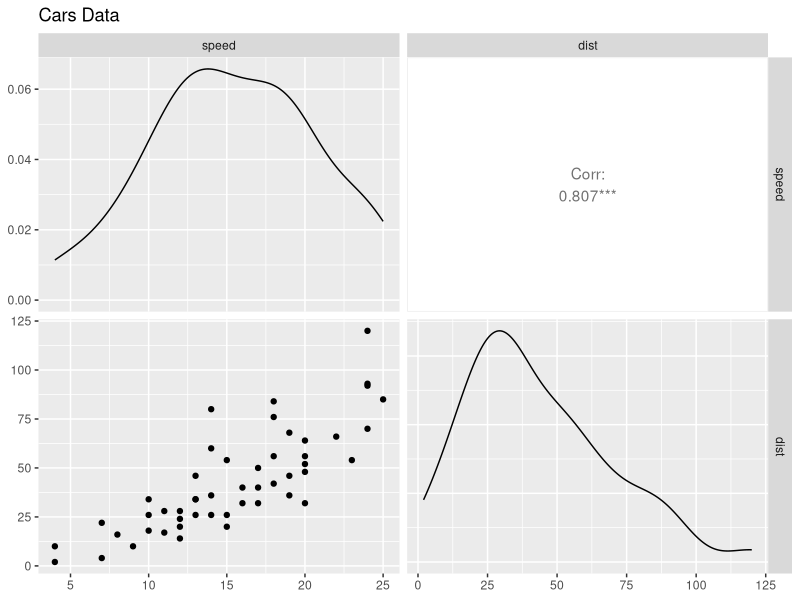
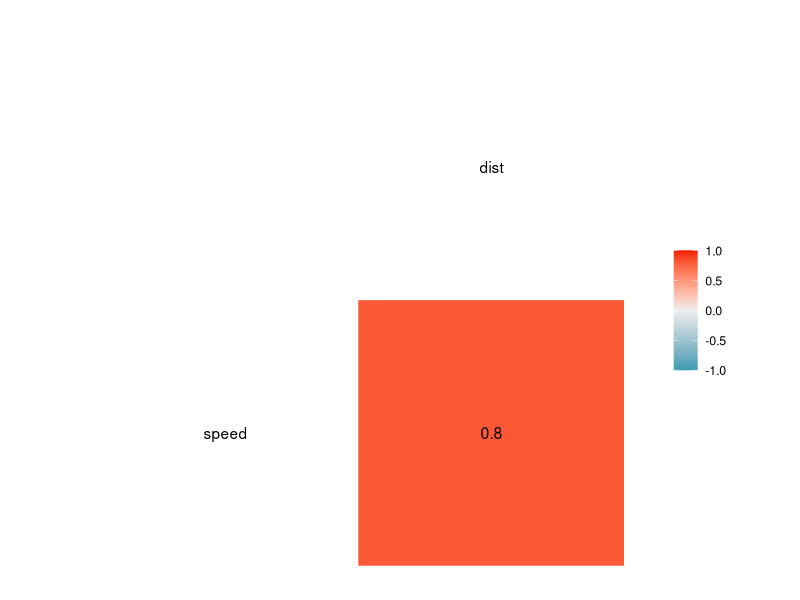
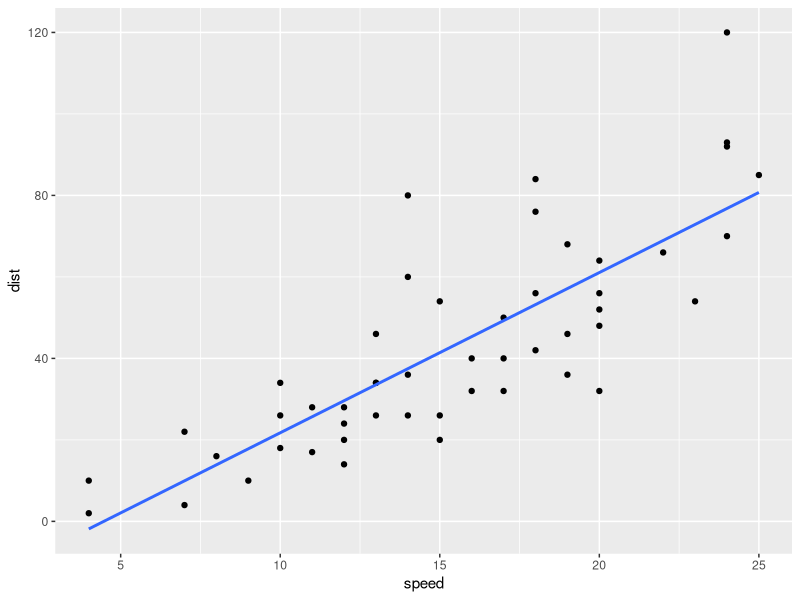
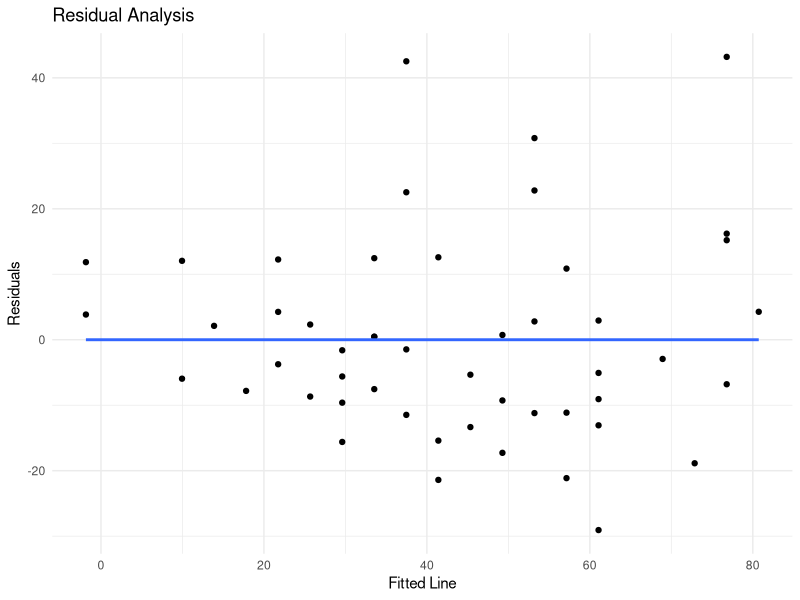
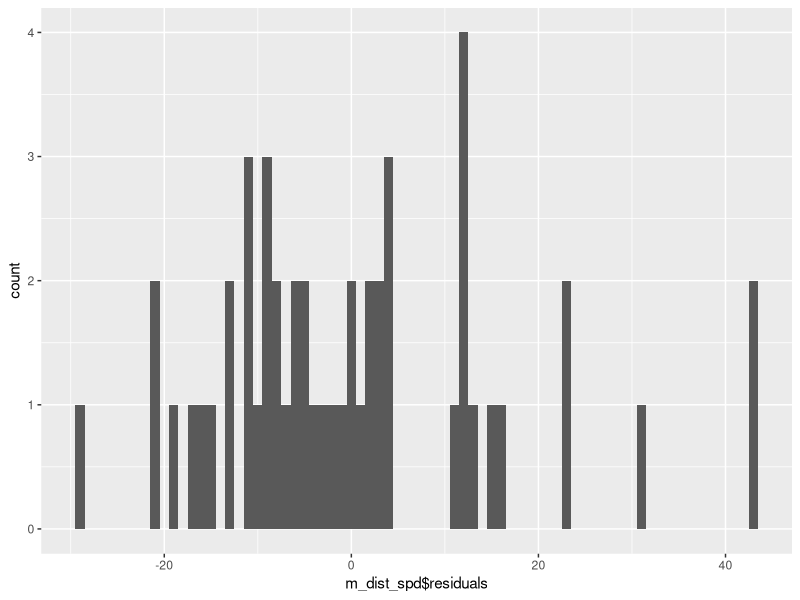
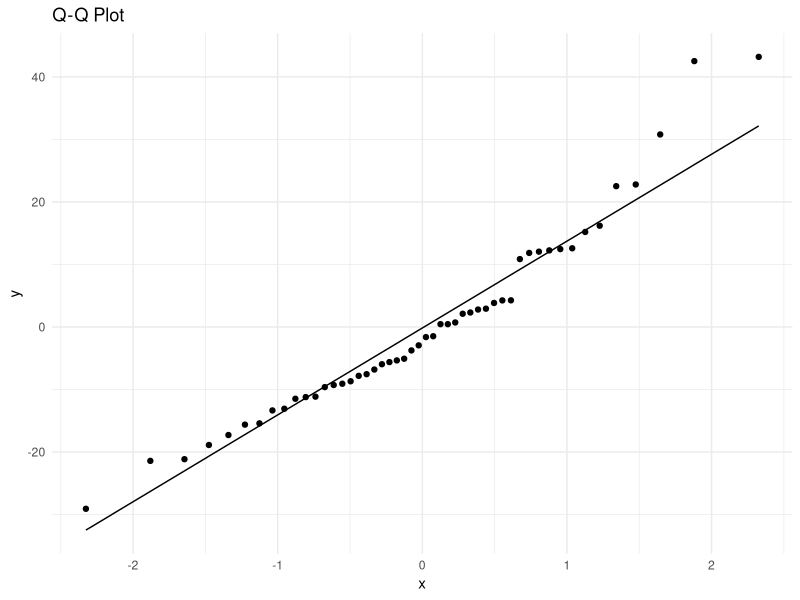

Recreate these plots in R, in order.
## ---- chunk 1
knitr::opts_chunk$set(echo = TRUE)
## ---- chunk 2
library(dplyr)
library(GGally)
## ---- chunk 3
glimpse(cars)
## ---- chunk 4
summary(cars)
## ---- chunk 5
dim(cars)
## ---- chunk 6
ggpairs(data = cars, title = "Cars Data")
## ---- chunk 7
ggcorr(data = cars, label = TRUE)
## ---- chunk 8
m_dist_spd <- lm(dist ~ speed, data = cars)

# model summary
summary(m_dist_spd)
## ---- chunk 9

# draw model
m_dist_spd %>% 
  ggplot(aes(speed, dist)) +
  geom_point() +
  geom_smooth(method = lm, se = F)
## ---- chunk 10

# residuals
m_dist_spd %>% 
  ggplot(aes(fitted(m_dist_spd), resid(m_dist_spd))) +
  geom_point() +
  geom_smooth(method = lm, se =F) +
  labs(title = "Residual Analysis",
       x = "Fitted Line", y = "Residuals") +
  theme_minimal()
## ---- chunk 11

# residuals histogram
m_dist_spd %>% 
  ggplot(aes(m_dist_spd$residuals)) + 
  geom_histogram(binwidth = 1)

## ---- chunk 12

# qq plot
m_dist_spd %>% 
  ggplot(aes(sample = resid(m_dist_spd))) +
  stat_qq() +
  stat_qq_line() +
  labs(title = "Q-Q Plot") +
  theme_minimal()
